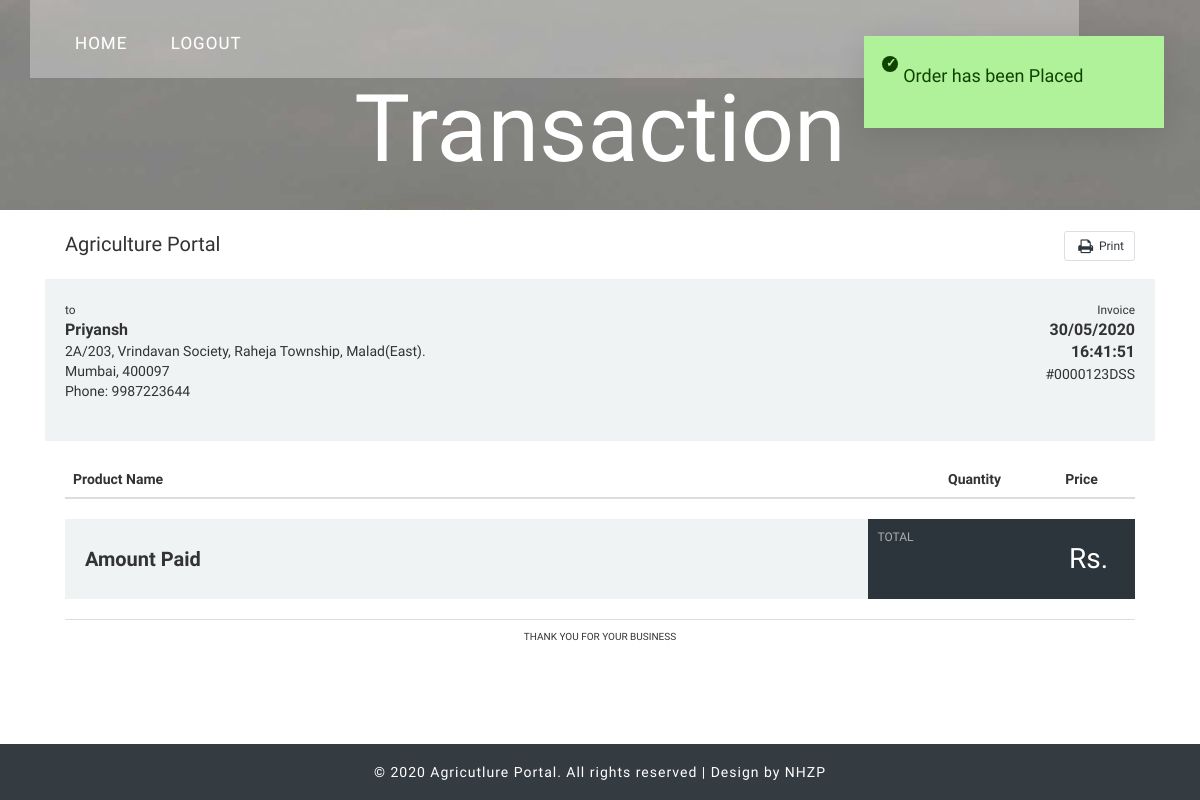
Page /customer_money_transfered.php (signed in) on the committed database.
### tables this page shows
CREATE TABLE `custlogin` (
  `cust_id` int(20) NOT NULL,
  `cust_name` varchar(255) NOT NULL,
  `password` varchar(255) NOT NULL,
  `email` varchar(255) NOT NULL,
  `address` varchar(255) NOT NULL,
  `city` varchar(255) NOT NULL,
  `pincode` varchar(255) NOT NULL,
  `state` varchar(255) NOT NULL,
  `phone_no` varchar(255) NOT NULL,
  `otp` int(50) NOT NULL
);

### customer_money_transfered.php (the view, shortened to what this page needs)
<?php
$userlogin=$_SESSION['customer_login_user'];
$servername="localhost";
$username="root";
$password="";
$dbname="agriculture_portal";
$conn =mysqli_connect($servername, $username, $password, $dbname);
 function decrypt($message,$encryption_key){
   $key = hex2bin($encryption_key);
   $message = base64_decode($message);
   $nonceSize = openssl_cipher_iv_length('aes-256-ctr');
   $nonce = mb_substr($message, 0, $nonceSize, '8bit');
   $ciphertext = mb_substr($message, $nonceSize, null, '8bit');
   $plaintext= openssl_decrypt(
     $ciphertext,
     'aes-256-ctr',
     $key,
     OPENSSL_RAW_DATA,
     $nonce
   );
   return $plaintext;
 }
$pk="1a851867be761f7725cacf7467a184d3";
$customerquery="SELECT * from custlogin where email='".$userlogin."'";
$customerresult=mysqli_query($conn,$customerquery);
$row=mysqli_fetch_array($customerresult);
$Customername=$row['cust_name'];
$Customername=decrypt($Customername,$pk);
$CustomerAddress = $row['address'];
$CustomerAddress=decrypt($CustomerAddress,$pk);
$CustomerCity= $row['city'];
$CustomerCity=decrypt($CustomerCity,$pk);
$CustomerPincode=$row['pincode'];
$CustomerPincode=decrypt($CustomerPincode,$pk);
$CustomerPhone=$row['phone_no'];
$CustomerPhone=decrypt($CustomerPhone,$pk);
?>
<!DOCTYPE html>
<html lang="en">
<head>
<link href="css/bootstrap.css" rel='stylesheet' type='text/css' />
<link href="css/invoice.css" rel='stylesheet' type='text/css' />
<link href="https://maxcdn.bootstrapcdn.com/font-awesome/4.3.0/css/font-awesome.min.css" rel="stylesheet">
<link href="css/style.css" rel="stylesheet" type="text/css" media="all" />
<link href="css/pnotify.css" rel="stylesheet">
<link href="css/pnotify.brighttheme.css" rel="stylesheet">
</head>
<body>
	<div class="header-banner" style="min-height:210px">
		<div class="container">
			<div class="header-top">
				<div class="top-menu">
					<ul>
					<nav class="cl-effect-13">
						<li><a href="customer_index.php">Home</a></li>
						<li><a href="php/logout.php">Logout</a></li>
					</nav>
					</ul>
				</div>
				<div class="clearfix"></div>
			</div>
			<div class="banner-info text-center">
				<h1><a href="customer_money_transfered.php">Transaction</a></h1>
			</div>
		</div>
	</div>
<div class="container">
   <div class="col-md-12">
      <div class="invoice">
         <div class="invoice-company text-inverse f-w-600">
            <span class="pull-right hidden-print">
            <a href="javascript:;" onclick="window.print()" class="btn btn-sm btn-white m-b-10 p-l-5"><i class="fa fa-print t-plus-1 fa-fw fa-lg"></i> Print</a>
            </span>
            Agriculture Portal
         </div>
         <div class="invoice-header">
            <div class="invoice-to">
               <small>to</small>
               <address class="m-t-5 m-b-5">
                  <strong class="text-inverse"><?php echo $Customername;?></strong><br>
                  <?php echo $CustomerAddress;?><br>
                  <?php echo $CustomerCity;?>, <?php echo $CustomerPincode;?><br>
                  Phone: <?php echo $CustomerPhone;?><br>
               </address>
            </div>
            <div class="invoice-date">
               <small>Invoice </small>
               <div class="date text-inverse m-t-5"><?php echo $date = date('d/m/Y'); ?></div>
               <div class="date text-inverse m-t-5"><?php echo $date = date('H:i:s'); ?></div>
               <div class="invoice-detail">
                  #0000123DSS<br>
               </div>
            </div>
         </div>
         <div class="invoice-content">
            <div class="table-responsive">
               <table class="table table-invoice">
                  <thead>
                     <tr>
                        <th>Product Name</th>
                        <th class="text-center" width="10%">Quantity</th>
                        <th class="text-center" width="10%">Price</th>
                     </tr>
                  </thead>
               </table>
            </div>
            <div class="invoice-price">
               <div class="invoice-price-left">
                  <div class="invoice-price-row">
                     <p>Amount Paid</p>
                  </div>
               </div>
               <div class="invoice-price-right">
                  <small>TOTAL</small> <span class="f-w-600">Rs.&nbsp<?php echo $_SESSION['Total_Cart_Price']; ?></span>
               </div>
            </div>
         </div>
         <div class="invoice-footer">
            <p class="text-center m-b-5 f-w-600">
               THANK YOU FOR YOUR BUSINESS
            </p>
         </div>
      </div>
   </div>
</div>
<br>
<br>
	<div class="footer" style="position:absolute;width:100%; bottom:0;">
		<div class="container">
			<div class="copyright text-center">
				<p>&copy; 2020 Agricutlure Portal. All rights reserved | Design by NHZP  </a></p>
			</div>
		</div>
	</div>
</body>
</html>

### css/invoice.css (style rules this page uses)
body { margin-top:20px; background:#eee; }
.invoice { background: #fff; padding: 20px }
.invoice-company { font-size: 20px }
.invoice-header { margin: 0 -20px; background: #f0f3f4; padding: 20px }
.invoice-date, .invoice-from, .invoice-to { display: table-cell; width: 1% }
.invoice-from, .invoice-to { padding-right: 20px }
.invoice-date .date, .invoice-from strong, .invoice-to strong { font-size: 16px; font-weight: 600 }
.invoice-date { text-align: right; padding-left: 20px }
.invoice-price { background: #f0f3f4; display: table; width: 100% }
.invoice-price .invoice-price-left, .invoice-price .invoice-price-right { display: table-cell; padding: 20px; font-size: 20px; font-weight: 600; width: 75%; position: relative; vertical-align: middle }
.invoice-price small { font-size: 12px; font-weight: 400; display: block }
.invoice-price .invoice-price-row { display: table; float: left }
.invoice-price .invoice-price-right { width: 25%; background: #2d353c; color: #fff; font-size: 28px; text-align: right; vertical-align: bottom; font-weight: 300 }
.invoice-price .invoice-price-right small { display: block; opacity: .6; position: absolute; top: 10px; left: 10px; font-size: 12px }
.invoice-footer { border-top: 1px solid #ddd; padding-top: 10px; font-size: 10px }
.invoice>div:not(.invoice-footer) { margin-bottom: 20px }
.btn.btn-white, .btn.btn-white.disabled, .btn.btn-white.disabled:focus, .btn.btn-white.disabled:hover, .btn.btn-white[disabled], .btn.btn-white[disabled]:focus, .btn.btn-white[disabled]:hover { color: #2d353c; background: #fff; border-color: #d9dfe3; }

### css/style.css (style rules this page uses)
body { padding:0; margin:0; font-family: 'Oswald', sans-serif; background:#FFF; }
body a { transition:0.5s all; -webkit-transition:0.5s all; -moz-transition:0.5s all; -o-transition:0.5s all; -ms-transition:0.5s all; }
h1,h2,h3,h4,h5,h6 { margin:0; }
p { margin:0; }
ul { margin:0; padding:0; }
.header-banner { background:url('../images/banner.jpg') no-repeat; background-size:cover; -webkit-background-size:cover; -o-background-size:cover; -ms-background-size:cover; -moz-background-size:cover; min-height:900px; }
.top-menu { float:left; margin-top:9px; }
nav a { position: relative; display: inline-block; outline: none; color: #fff; text-decoration: none; text-transform: uppercase; letter-spacing: 1px; font-weight: 400; text-shadow: 0 0 1px rgba(255,255,255,0.3); font-size: 1.35em; }
.cl-effect-13 a { -webkit-transition: color 0.3s; -moz-transition: color 0.3s; transition: color 0.3s; }
.cl-effect-13 a::before { position: absolute; top: 50%; left: 50%; color: transparent; content: '.'; text-shadow: 0 0 transparent; font-size: 1.2em; -webkit-transition: text-shadow 0.3s, color 0.3s; -moz-transition: text-shadow 0.3s, color 0.3s; transition: text-shadow 0.3s, color 0.3s; -webkit-transform: translateX(-50%); -moz-transform: translateX(-50%); transform: translateX(-50%); pointer-events: none; }
.top-menu ul li { display:inline-block; }
.top-menu ul li a { color:#fff; text-transform:uppercase; font-weight:400; font-size:17px; text-decoration:none; margin:0 20px; font-family: 'Oswald', sans-serif; }
.header-top { background: rgba(255, 255, 255, 0.32); padding: 2em 30px; float: left; width: 92%; }
.banner-info h1 a { color:#fff; font-family: 'Niconne', cursive; font-size:2.8em; text-decoration:none; }
.banner-info { width:93%; margin:6em auto 0; }
.footer { padding: 3em 0; }
.footer { background: #343b41; padding: 20px 0; }
.copyright p { color: #fff; font-size: 1em; font-weight: 300; letter-spacing: 1px; }
@media screen and (max-width: 1440px) { .header-banner { min-height: 834px; } }
@media screen and (max-width: 1366px) { .banner-info { width: 93%; margin: 5em auto 0; } }
@media screen and (max-width: 1366px) { .header-banner { min-height: 790px; } }
@media screen and (max-width: 1280px) { .banner-info { margin: 4em auto 0; } }
@media screen and (max-width: 1280px) { .header-top { padding: 1.6em 25px; } }
@media screen and (max-width: 1280px) { .banner-info h1 a { font-size: 2.6em; } }
@media screen and (max-width: 1280px) { .header-banner { min-height: 730px; } }
@media screen and (max-width: 1280px) { .footer { padding: 1.3em 0; } }

### rows in the picture
custlogin: cust_name "Priyansh", address "2A/203, Vrindavan Society, Raheja Township, Malad(East).", city "Mumbai", pincode "400097", phone_no "9987223644"
